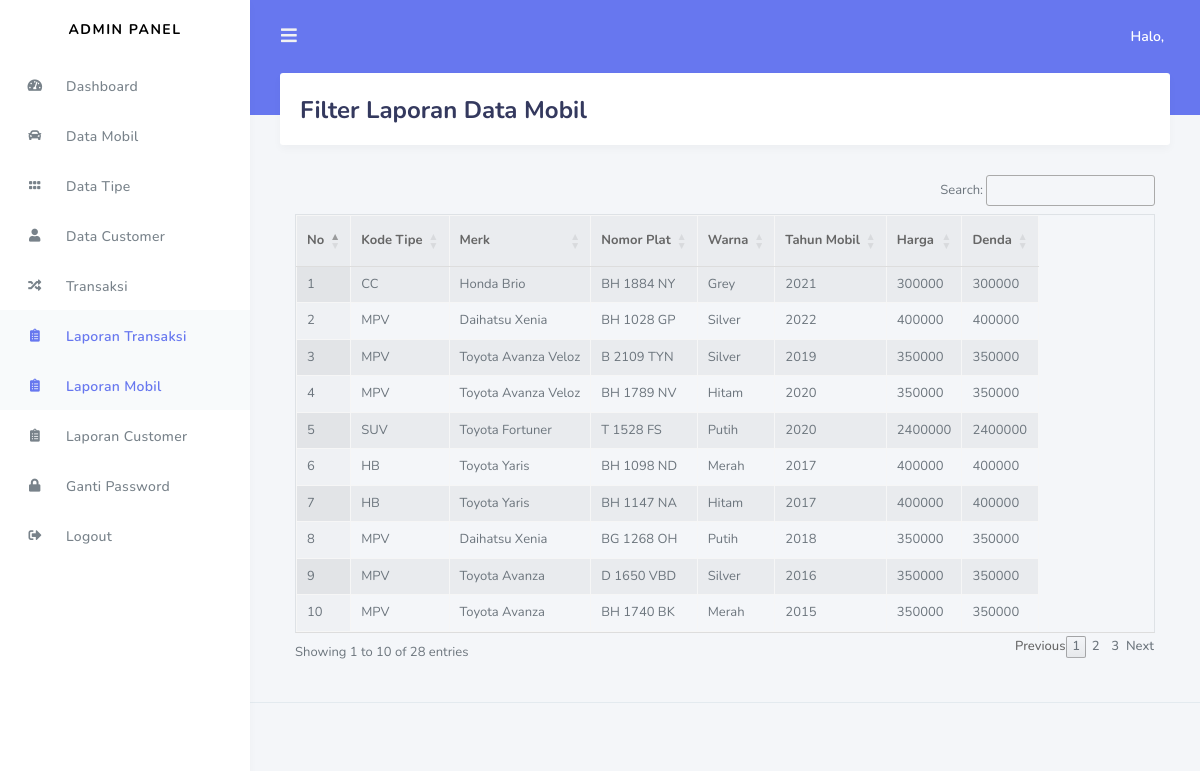
/index.php/admin/laporan/mobil, run on the app's committed database.
### tables this page shows
CREATE TABLE `mobil` (
  `id_mobil` int(11) NOT NULL,
  `nama_rental` varchar(120) NOT NULL,
  `kode_type` varchar(120) NOT NULL,
  `merk` varchar(120) NOT NULL,
  `no_plat` varchar(20) NOT NULL,
  `warna` varchar(20) NOT NULL,
  `tahun` varchar(4) NOT NULL,
  `status` varchar(50) NOT NULL,
  `harga` int(11) NOT NULL,
  `denda` int(11) NOT NULL,
  `ac` int(11) NOT NULL,
  `supir` int(11) NOT NULL,
  `mp3_player` int(11) NOT NULL,
  `central_lock` int(11) NOT NULL,
  `gambar` varchar(255) NOT NULL
);

### application/controllers/admin/Laporan.php (called while the page is built, shortened)
<?php
class Laporan extends CI_Controller{
	public function __construct()
    {
        $this->load->model('rental_model');
    }
		public function mobil(){
			$data['mobil'] = $this->rental_model->get_data('mobil')->result();
			$data['title'] = "Laporan Data Mobil";
				$this->load->view('templates_laporan/header', $data);
				$this->load->view('templates_laporan/sidebar');
				$this->load->view('admin/laporan_mobil',$data);
				$this->load->view('templates_laporan/footer');
		}
}
?>

### index.php (called while the page is built, shortened)
<?php
require_once BASEPATH.'core/CodeIgniter.php';

### application/models/Rental_model.php (called while the page is built, shortened)
<?php
	class Rental_model extends CI_Model{
		public function get_data($table){
			return $this->db->get($table);
		}
	}
?>

### application/views/admin/laporan_mobil.php (the view)
<div class="main-content">
    <section class="section">
        <div class="section-header">
            <h1>Filter Laporan Data Mobil</h1>
        </div>
    </section>
<div class="container-fluid">
    <table class="display table-responsive table table-striped table-bordered mt-3" id="table">
        <thead>
            <tr>
            <th>No</th>
            <th>Kode Tipe</th>
            <th>Merk</th>
            <th>Nomor Plat</th>
            <th>Warna</th>
            <th>Tahun Mobil</th>
            <th>Harga</th>
            <th>Denda</th>
            </tr>
        </thead>
        <tbody>
            <?php
            $no = 1;
            foreach ($mobil as $tr) : ?>
                <tr>
                <td><?php echo $no++ ?></td>
                    <td><?php echo $tr->kode_type?></td>
                    <td><?php echo $tr->merk ?></td>
                    <td><?php echo $tr->no_plat ?></td>
                    <td><?php echo $tr->warna ?></td>
                    <td><?php echo $tr->tahun ?></td>
                    <td><?php echo $tr->harga ?></td>
                    <td><?php echo $tr->denda ?></td>
                </tr>
            <?php endforeach; ?>
        </tbody>
    </table>
</div>
</div>

### data on the page
mobil: kode_type "CC", merk "Honda Brio", no_plat "BH 1884 NY", warna "Grey", tahun "2021", harga "300000", denda "300000"
mobil: kode_type "MPV", merk "Daihatsu Xenia", no_plat "BH 1028 GP", warna "Silver", tahun "2022", harga "400000", denda "400000"
mobil: kode_type "MPV", merk "Toyota Avanza Veloz", no_plat "B 2109 TYN", warna "Silver", tahun "2019", harga "350000", denda "350000"
mobil: kode_type "MPV", merk "Toyota Avanza Veloz", no_plat "BH 1789 NV", warna "Hitam", tahun "2020", harga "350000", denda "350000"
mobil: kode_type "SUV", merk "Toyota Fortuner", no_plat "T 1528 FS", warna "Putih", tahun "2020", harga "2400000", denda "2400000"
mobil: kode_type "HB", merk "Toyota Yaris", no_plat "BH 1098 ND", warna "Merah", tahun "2017", harga "400000", denda "400000"
mobil: kode_type "HB", merk "Toyota Yaris", no_plat "BH 1147 NA", warna "Hitam", tahun "2017", harga "400000", denda "400000"
mobil: kode_type "MPV", merk "Daihatsu Xenia", no_plat "BG 1268 OH", warna "Putih", tahun "2018", harga "350000", denda "350000"
mobil: kode_type "MPV", merk "Toyota Avanza", no_plat "D 1650 VBD", warna "Silver", tahun "2016", harga "350000", denda "350000"
mobil: kode_type "MPV", merk "Toyota Avanza", no_plat "BH 1740 BK", warna "Merah", tahun "2015", harga "350000", denda "350000"
